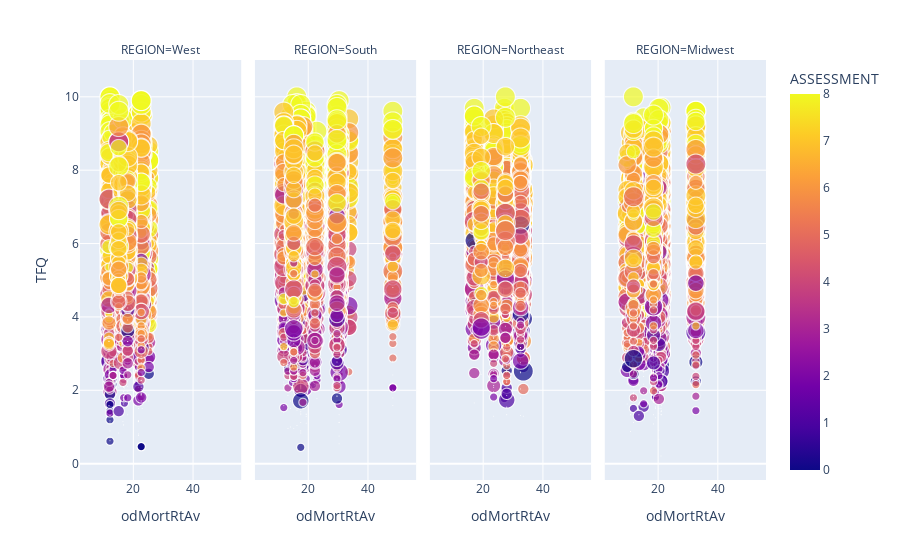

The notebook cell saved with this chart:
### Code cell
fig = px.scatter(df, x='odMortRtAv', y='TFQ', color='ASSESSMENT', size='RECOVERY',
                facet_col='REGION', facet_col_wrap=4)
fig.show()

### Figure 1 — Plotly figure (JSON) as saved in the notebook; plotly's stock layout.template omitted (floating-point values rounded to 4 significant figures; data arrays with more than 128 entries replaced by an {"elided": "..."} marker saying what was removed)
{"data": [{"hovertemplate": "REGION=West<br>odMortRtAv=%{x}<br>TFQ=%{y}<br>RECOVERY=%{marker.size}<br>ASSESSMENT=%{marker.color}<extra></extra>", "legendgroup": "", "marker": {"color": {"elided": "4447 int values"}, "coloraxis": "coloraxis", "size": {"elided": "4447 int values"}, "sizemode": "area", "sizeref": 0.015, "symbol": "circle"}, "mode": "markers", "name": "", "showlegend": false, "type": "scattergl", "x": {"elided": "4447 float values"}, "xaxis": "x", "y": {"elided": "4447 float values"}, "yaxis": "y"}, {"hovertemplate": "REGION=South<br>odMortRtAv=%{x}<br>TFQ=%{y}<br>RECOVERY=%{marker.size}<br>ASSESSMENT=%{marker.color}<extra></extra>", "legendgroup": "", "marker": {"color": {"elided": "4757 int values"}, "coloraxis": "coloraxis", "size": {"elided": "4757 int values"}, "sizemode": "area", "sizeref": 0.015, "symbol": "circle"}, "mode": "markers", "name": "", "showlegend": false, "type": "scattergl", "x": {"elided": "4757 float values"}, "xaxis": "x2", "y": {"elided": "4757 float values"}, "yaxis": "y2"}, {"hovertemplate": "REGION=Northeast<br>odMortRtAv=%{x}<br>TFQ=%{y}<br>RECOVERY=%{marker.size}<br>ASSESSMENT=%{marker.color}<extra></extra>", "legendgroup": "", "marker": {"color": {"elided": "2951 int values"}, "coloraxis": "coloraxis", "size": {"elided": "2951 int values"}, "sizemode": "area", "sizeref": 0.015, "symbol": "circle"}, "mode": "markers", "name": "", "showlegend": false, "type": "scattergl", "x": {"elided": "2951 float values"}, "xaxis": "x3", "y": {"elided": "2951 float values"}, "yaxis": "y3"}, {"hovertemplate": "REGION=Midwest<br>odMortRtAv=%{x}<br>TFQ=%{y}<br>RECOVERY=%{marker.size}<br>ASSESSMENT=%{marker.color}<extra></extra>", "legendgroup": "", "marker": {"color": {"elided": "3800 int values"}, "coloraxis": "coloraxis", "size": {"elided": "3800 int values"}, "sizemode": "area", "sizeref": 0.015, "symbol": "circle"}, "mode": "markers", "name": "", "showlegend": false, "type": "scattergl", "x": {"elided": "3800 float values"}, "xaxis": "x4", "y": {"elided": "3800 float values"}, "yaxis": "y4"}], "layout": {"annotations": [{"font": {}, "showarrow": false, "text": "REGION=West", "x": 0.1175, "xanchor": "center", "xref": "paper", "y": 1, "yanchor": "bottom", "yref": "paper"}, {"font": {}, "showarrow": false, "text": "REGION=South", "x": 0.3725, "xanchor": "center", "xref": "paper", "y": 1, "yanchor": "bottom", "yref": "paper"}, {"font": {}, "showarrow": false, "text": "REGION=Northeast", "x": 0.6275, "xanchor": "center", "xref": "paper", "y": 1, "yanchor": "bottom", "yref": "paper"}, {"font": {}, "showarrow": false, "text": "REGION=Midwest", "x": 0.8825, "xanchor": "center", "xref": "paper", "y": 1, "yanchor": "bottom", "yref": "paper"}], "autosize": true, "coloraxis": {"colorbar": {"title": {"text": "ASSESSMENT"}}, "colorscale": [[0, "#0d0887"], [0.1111, "#46039f"], [0.2222, "#7201a8"], [0.3333, "#9c179e"], [0.4444, "#bd3786"], [0.5556, "#d8576b"], [0.6667, "#ed7953"], [0.7778, "#fb9f3a"], [0.8889, "#fdca26"], [1, "#f0f921"]]}, "legend": {"itemsizing": "constant", "tracegroupgap": 0}, "margin": {"t": 60}, "xaxis": {"anchor": "y", "autorange": true, "domain": [0, 0.235], "range": [5.363, 52.58], "title": {"text": "odMortRtAv"}, "type": "linear"}, "xaxis2": {"anchor": "y2", "autorange": true, "domain": [0.255, 0.49], "matches": "x", "range": [5.363, 52.58], "title": {"text": "odMortRtAv"}, "type": "linear"}, "xaxis3": {"anchor": "y3", "autorange": true, "domain": [0.51, 0.745], "matches": "x", "range": [5.363, 52.58], "title": {"text": "odMortRtAv"}, "type": "linear"}, "xaxis4": {"anchor": "y4", "autorange": true, "domain": [0.765, 1.0], "matches": "x", "range": [5.363, 52.58], "title": {"text": "odMortRtAv"}, "type": "linear"}, "yaxis": {"anchor": "x", "autorange": true, "domain": [0, 1], "range": [-0.5567, 11.47], "title": {"text": "TFQ"}, "type": "linear"}, "yaxis2": {"anchor": "x2", "autorange": true, "domain": [0, 1], "matches": "y", "range": [-0.5567, 11.47], "showticklabels": false, "type": "linear"}, "yaxis3": {"anchor": "x3", "autorange": true, "domain": [0, 1], "matches": "y", "range": [-0.5567, 11.47], "showticklabels": false, "type": "linear"}, "yaxis4": {"anchor": "x4", "autorange": true, "domain": [0, 1], "matches": "y", "range": [-0.5567, 11.47], "showticklabels": false, "type": "linear"}}}
